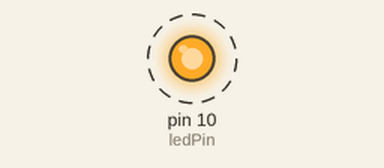
The sketch below on a simulated Arduino Uno, built with avr-gcc and run on an emulated ATmega328P. On the bench: output pins drawn as LEDs (lit = HIGH). Dashed ring = blinking.

Above: at 0.12 s.
Timing chart, 0 to 3.0 s (numbered marks = the images above):
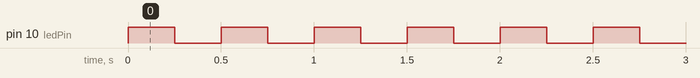

The sketch:

fasit.ino
```cpp
const int ledPin = 10;

void setup() {
  pinMode(ledPin, OUTPUT);
}

void loop() {
  digitalWrite(ledPin, HIGH);
  delay(250);
  digitalWrite(ledPin, LOW);
  delay(250);
}
```

Measured:
- by itself, pin 10 (ledPin): alternates HIGH for 0.25 s and LOW for 0.25 s
